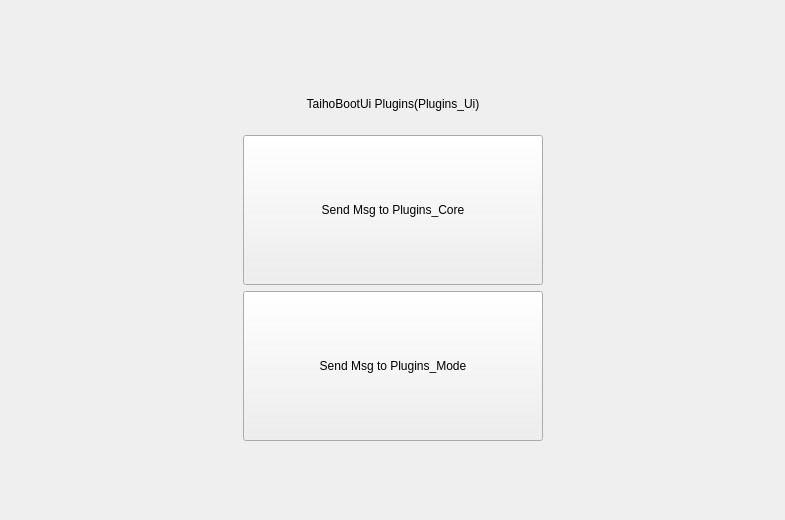
<?xml version="1.0" encoding="UTF-8"?>
<ui version="4.0">
 <class>TaihoBootUi</class>
 <widget class="QWidget" name="TaihoBootUi">
  <property name="geometry">
   <rect>
    <x>0</x>
    <y>0</y>
    <width>785</width>
    <height>520</height>
   </rect>
  </property>
  <property name="minimumSize">
   <size>
    <width>200</width>
    <height>100</height>
   </size>
  </property>
  <property name="windowTitle">
   <string>Form</string>
  </property>
  <layout class="QGridLayout" name="gridLayout">
   <item row="0" column="0">
    <spacer name="horizontalSpacer">
     <property name="orientation">
      <enum>Qt::Horizontal</enum>
     </property>
     <property name="sizeHint" stdset="0">
      <size>
       <width>224</width>
       <height>20</height>
      </size>
     </property>
    </spacer>
   </item>
   <item row="0" column="1">
    <layout class="QVBoxLayout" name="verticalLayout">
     <item>
      <widget class="QLabel" name="label">
       <property name="minimumSize">
        <size>
         <width>300</width>
         <height>50</height>
        </size>
       </property>
       <property name="maximumSize">
        <size>
         <width>300</width>
         <height>50</height>
        </size>
       </property>
       <property name="text">
        <string>TaihoBootUi Plugins(Plugins_Ui)</string>
       </property>
       <property name="alignment">
        <set>Qt::AlignCenter</set>
       </property>
      </widget>
     </item>
     <item>
      <widget class="QPushButton" name="pushButton">
       <property name="minimumSize">
        <size>
         <width>300</width>
         <height>150</height>
        </size>
       </property>
       <property name="maximumSize">
        <size>
         <width>300</width>
         <height>150</height>
        </size>
       </property>
       <property name="text">
        <string>Send Msg to Plugins_Core</string>
       </property>
      </widget>
     </item>
     <item>
      <widget class="QPushButton" name="pushButton_2">
       <property name="minimumSize">
        <size>
         <width>300</width>
         <height>150</height>
        </size>
       </property>
       <property name="maximumSize">
        <size>
         <width>300</width>
         <height>150</height>
        </size>
       </property>
       <property name="text">
        <string>Send Msg to Plugins_Mode</string>
       </property>
      </widget>
     </item>
    </layout>
   </item>
   <item row="0" column="2">
    <spacer name="horizontalSpacer_2">
     <property name="orientation">
      <enum>Qt::Horizontal</enum>
     </property>
     <property name="sizeHint" stdset="0">
      <size>
       <width>223</width>
       <height>20</height>
      </size>
     </property>
    </spacer>
   </item>
  </layout>
 </widget>
 <resources/>
 <connections/>
</ui>
